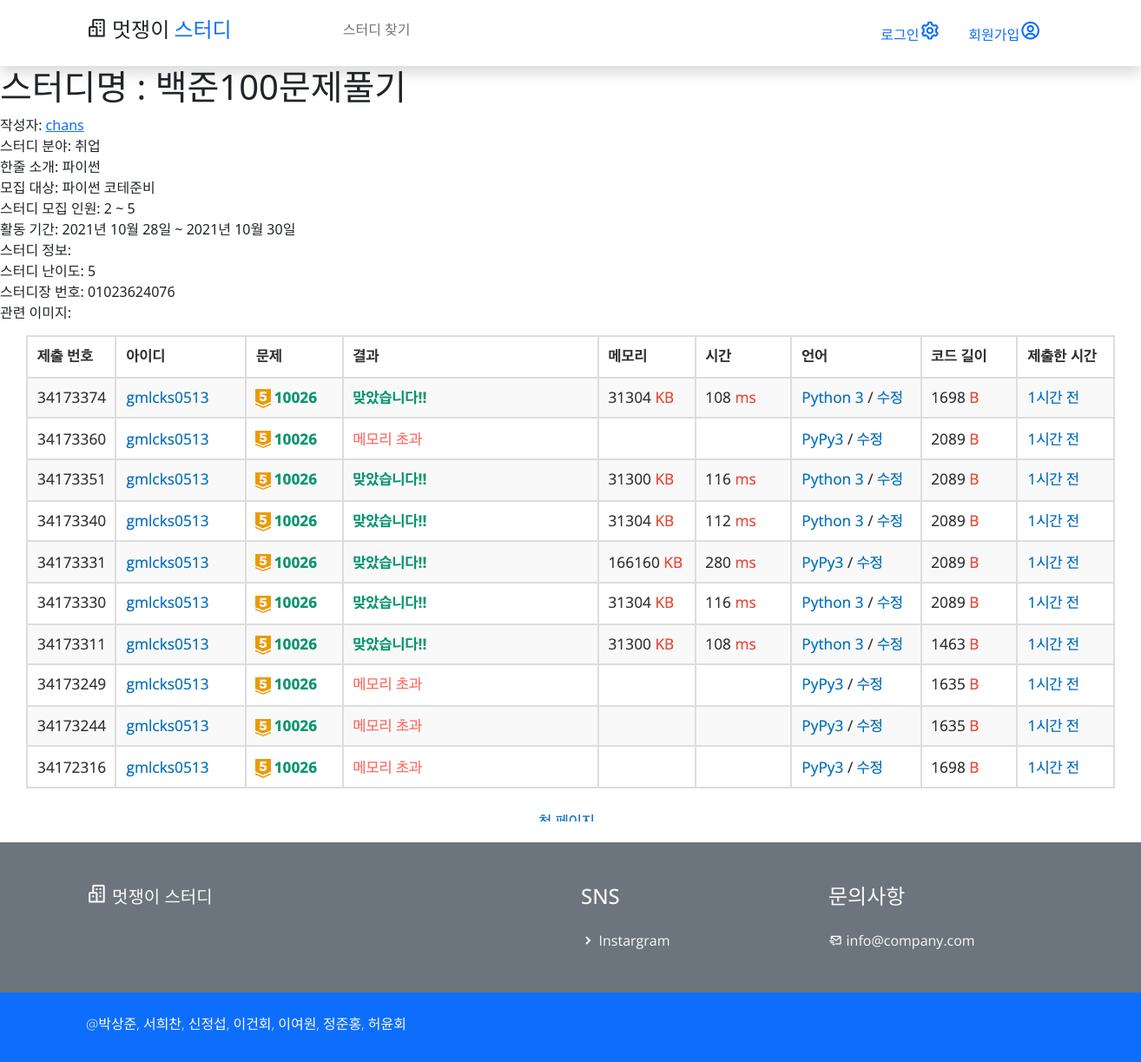
/study/1/, run on the app's committed database.
### study/models.py (models this page shows)
class study(models.Model):
    writer = models.ForeignKey(User, on_delete=models.CASCADE)  # 작성자, User 모델 사용
    name = models.CharField(max_length=50)  # 스터디명
    section = models.CharField(max_length=30)  # 분야
    intro = models.CharField(max_length=100)  # 스터디 한줄 소개
    qualification = models.CharField(max_length=100)  # 스터디 참가 대상
    member_start = models.IntegerField(default=1)  # 모집 인원 시작
    member_end = models.IntegerField(default=1)  # 모집 인원 끝
    start_date = models.DateField()  # 활동 기간(시작일)
    due_date = models.DateField()  # 활동 기간(마감일
    body = models.TextField()  # 스터디 정보
    body = models.TextField()  # 스터디 정보
    difficulty = models.IntegerField(default=0)  # 스터디 난이도(빡센 정도 1~10으로 입력받을 예정)
    phnum = models.CharField(max_length=13)  # 대표자 연락처
    image = models.FileField(
        upload_to="image/", null=True
    )  # 스터디 관련 이미지(있으면 글 썸네일, 없으면 메인 로고가 글 썸네일)
    study_member_request = models.ManyToManyField(
        User, related_name="study_member_request", through="member_request"
    )  # 가입신청 유저들
    study_member = models.ManyToManyField(
        User, related_name="study_member", through="member"
    )  # 가입된 유저들
    is_over = models.BooleanField()

### study/views.py (the view)
# urls.py: path("<int:id>/", detail, name="detail"),  # 스터디 상세 페이지
def detail(request, id):
    post = get_object_or_404(study, pk=id)
    if request.user == post.writer:
        is_author = True
    else:
        is_author = False
    return render(request, "study/detail.html", {"post": post, "is_author": is_author})

### study/templates/study/detail.html (shortened to what this page needs)
{% extends 'base.html' %}
{% load static %}
{% block content %}
<section>
    <h1>스터디명 : {{post.name}}</h1>
    작성자: <a href="{% url 'mypage:mypage' post.writer.id %}">{{post.writer}}</a><br>
    스터디 분야: {{post.section}}<br>
    한줄 소개: {{post.intro}}<br>
    모집 대상: {{post.qualification}}<br>
    스터디 모집 인원: {{post.member_start}} ~ {{post.member_end}}<br>
    활동 기간: {{post.start_date}} ~ {{post.due_date}}<br>
    스터디 정보: {{post.body}}<br>
    스터디 난이도: {{post.difficulty}}<br>
    스터디장 번호: {{post.phnum}}<br>
    {%if post.image%}
        관련 이미지: <img src="{{ post.image.url }}"  alt="사진 나올 곳"><br>
    {%endif%}
    <br>
</section>
{% endblock %}

### mut_study/static/css/templatemo.css (style rules this page uses)
html { font-family: 'Open Sans', sans-serif; }
p, a { font-weight: 400; }

### data on the page
study: name "백준100문제풀기", writer "chans", section "취업", intro "파이썬", qualification "파이썬 코테준비", member_start "2", member_end "5", start_date "2021년 10월 28일", due_date "2021년 10월 30일", difficulty "5", phnum "01023624076", image (picture)
